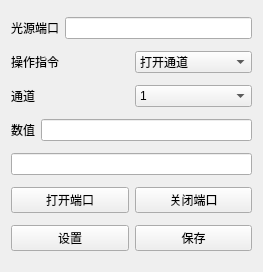
<?xml version="1.0" encoding="UTF-8"?>
<ui version="4.0">
 <class>LightControl</class>
 <widget class="QWidget" name="LightControl">
  <property name="geometry">
   <rect>
    <x>0</x>
    <y>0</y>
    <width>263</width>
    <height>272</height>
   </rect>
  </property>
  <property name="windowTitle">
   <string>LightControl</string>
  </property>
  <layout class="QVBoxLayout" name="verticalLayout">
   <item>
    <layout class="QHBoxLayout" name="horizontalLayout">
     <item>
      <widget class="QLabel" name="label">
       <property name="text">
        <string>光源端口</string>
       </property>
      </widget>
     </item>
     <item>
      <widget class="QLineEdit" name="ledtLightCom"/>
     </item>
    </layout>
   </item>
   <item>
    <layout class="QHBoxLayout" name="horizontalLayout_2">
     <item>
      <widget class="QLabel" name="label_2">
       <property name="text">
        <string>操作指令</string>
       </property>
      </widget>
     </item>
     <item>
      <widget class="QComboBox" name="cbboxCommand">
       <item>
        <property name="text">
         <string>打开通道</string>
        </property>
       </item>
       <item>
        <property name="text">
         <string>关闭通道</string>
        </property>
       </item>
       <item>
        <property name="text">
         <string>调整亮度</string>
        </property>
       </item>
       <item>
        <property name="text">
         <string>读取亮度</string>
        </property>
       </item>
      </widget>
     </item>
    </layout>
   </item>
   <item>
    <layout class="QHBoxLayout" name="horizontalLayout_3">
     <item>
      <widget class="QLabel" name="label_3">
       <property name="text">
        <string>通道</string>
       </property>
      </widget>
     </item>
     <item>
      <widget class="QComboBox" name="cbboxLightChannel">
       <item>
        <property name="text">
         <string>1</string>
        </property>
       </item>
       <item>
        <property name="text">
         <string>2</string>
        </property>
       </item>
       <item>
        <property name="text">
         <string>3</string>
        </property>
       </item>
       <item>
        <property name="text">
         <string>4</string>
        </property>
       </item>
      </widget>
     </item>
    </layout>
   </item>
   <item>
    <layout class="QHBoxLayout" name="horizontalLayout_4">
     <item>
      <widget class="QLabel" name="label_4">
       <property name="text">
        <string>数值</string>
       </property>
      </widget>
     </item>
     <item>
      <widget class="QLineEdit" name="ledtLightValue"/>
     </item>
    </layout>
   </item>
   <item>
    <widget class="QLineEdit" name="ledtInfo">
     <property name="readOnly">
      <bool>true</bool>
     </property>
    </widget>
   </item>
   <item>
    <layout class="QHBoxLayout" name="horizontalLayout_6">
     <item>
      <widget class="QPushButton" name="pbtnOpenCom">
       <property name="text">
        <string>打开端口</string>
       </property>
      </widget>
     </item>
     <item>
      <widget class="QPushButton" name="pbtnCloseCom">
       <property name="text">
        <string>关闭端口</string>
       </property>
      </widget>
     </item>
    </layout>
   </item>
   <item>
    <layout class="QHBoxLayout" name="horizontalLayout_5">
     <item>
      <widget class="QPushButton" name="pbtnSet">
       <property name="text">
        <string>设置</string>
       </property>
      </widget>
     </item>
     <item>
      <widget class="QPushButton" name="pbtnSave">
       <property name="text">
        <string>保存</string>
       </property>
      </widget>
     </item>
    </layout>
   </item>
  </layout>
 </widget>
 <resources/>
 <connections/>
</ui>
